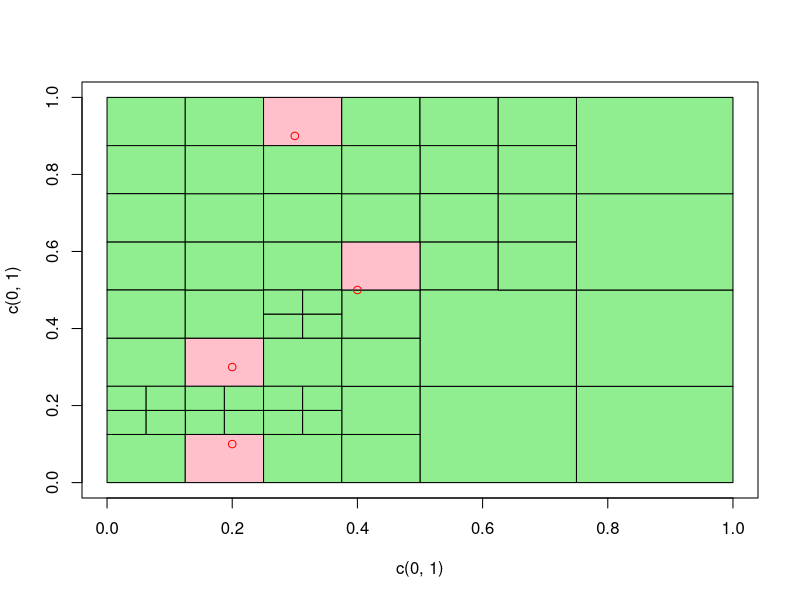

Generate this figure with R:
whitneySquare <- setClass("whitneySquare",
    slots = c(
        x = "numeric",
        y = "numeric",
        w = "numeric"
    )
)

setValidity("whitneySquare", function(object) {
    if (length(object@x) != length(object@y)) {
        return("Numbers of x and y data are mismatched")
    } else if (length(object@x) != length(object@w)) {
        return("Numbers of x and w data are mismatched")
    }
    return(TRUE)
})

setMethod("initialize", "whitneySquare",
    function(.Object, x = numeric(0), y = numeric(0), w = numeric(0)) {
        .Object@x <- x
        .Object@y <- y
        .Object@w <- w

        validObject(.Object)
        return(.Object)
    }
)

setMethod("length", "whitneySquare", function(x) length(x@x))

setMethod("append", signature(x = "whitneySquare", values = "whitneySquare"), function(x, values, after = length(x)) {
    return(whitneySquare(append(x@x, values@x, after), append(x@y, values@y, after), append(x@w, values@w, after)))
})

setMethod("[", "whitneySquare", function(x,i,...) whitneySquare(x@x[i], x@y[i], x@w[i]))
setMethod("[<-", "whitneySquare", function(x,i,...,value) {
    x@x[i] <- value@x
    x@y[i] <- value@y
    x@w[i] <- value@w
    return(x)
})

setMethod(">", signature(e1 = "whitneySquare", e2 = "whitneySquare"), function(e1, e2) {
    result <- rep(FALSE, max(length(e1), length(e2)))

    result[e1@y > e2@y] <- TRUE
    result[e1@y < e2@y] <- FALSE

    I <- e1@y == e2@y
    result[I] <- (e1@x > e2@x)[I]

    return(result)
})

setMethod("<", signature(e1 = "whitneySquare", e2 = "whitneySquare"), function(e1, e2) {
    result <- rep(FALSE, max(length(e1), length(e2)))

    result[e1@y < e2@y] <- TRUE
    result[e1@y > e2@y] <- FALSE

    I <- e1@y == e2@y
    result[I] <- (e1@x < e2@x)[I]

    return(result)
})

bisect.whitney <- function(square) {
    square@w <- c(square@w %*% t(c(1,1,1,1)/2))

    square@x <- c(square@x %*% t(c(1,1,1,1))) + square@w * c(0,1,0,1)
    square@y <- c(square@y %*% t(c(1,1,1,1))) + square@w * c(0,0,1,1)

    return(square)
}

whitneyDecomposition <- setClass("whitneyDecomposition",
    slots = c(
        squares = "whitneySquare",
        order = "numeric",
        root = "numeric",
        nodes = "matrix",
        children = "matrix"
    )
)
# setValidity("whitneyDecomposition", function(object) {
#     rownames(object@nodes) <- NULL
#     rownames(object@children) <- NULL

#     if (any(object@nodes[,1]==0)) {
#         print("Found error 1")
#         print(object)
#         return("Error 1")
#     }
#     print("Validity passed")
#     print(object)
#     return(TRUE)
# })

setMethod("initialize", "whitneyDecomposition",
    function(.Object) {
        .Object@squares <- whitneySquare()
        .Object@order <- 5
        .Object@root <- 0
        .Object@nodes <- matrix(nrow = 0, ncol = .Object@order-1)
        .Object@children <- matrix(nrow = 0, ncol = .Object@order)

        # validObject(.Object)
        return(.Object)
    }
)

insert.whitney <- function(decomposition, squares) {
    lastIndex <- length(decomposition@squares)
    decomposition@squares <- append(decomposition@squares, squares)

    order <- decomposition@order

    for (squareIndex in seq_len(length(squares))) {
        n <- decomposition@root
        key <- lastIndex + squareIndex

        if (n == 0) {
            decomposition@nodes <- rbind(decomposition@nodes, c(key, rep(0, order - 2)))
            decomposition@children <- rbind(decomposition@children, rep(0, order))
            decomposition@root <- nrow(decomposition@nodes)
            next
        }

        nodePath <- c()
        insertPath <- c()

        lastNotFull <- 0

        while (TRUE) {
            s <- decomposition@nodes[n,]
            i <- sum(decomposition@squares[s[s != 0]] < squares[squareIndex], na.rm=TRUE)
            notFull <- any(s == 0)

            nodePath <- c(nodePath, n)
            insertPath <- c(insertPath, i)
            
            if (notFull) lastNotFull <- length(nodePath)
            
            if (decomposition@children[n,1] == 0) {
                if (notFull) {
                    decomposition@nodes[n,] <- append(s[1:(order-2)], key, i)
                    lastNotFull <- NULL
                }
                break
            } else {
                n <- decomposition@children[n,i+1]
            }
        }

        if (!is.null(lastNotFull)) {
            medium <- ceiling(order/2)
            hold <- key
            holdChild <- 0

            for (level in length(nodePath):lastNotFull) {
                n <- nodePath[level]
                i <- insertPath[level]

                if (level != lastNotFull) {
                    extendedNode <- append(decomposition@nodes[n,], hold, i)
                    extendedChildren <- append(decomposition@children[n,], holdChild, i+1)

                    decomposition@nodes[n,] <- c(extendedNode[1:(medium-1)], rep(0, order-medium))
                    decomposition@children[n,] <- c(extendedChildren[1:medium], rep(0, order-medium))

                    newNode <- extendedNode[(medium+1):order]
                    newNode <- c(newNode, rep(0, medium - 1))
                    newChildren <- extendedChildren[(medium+1):(order+1)]
                    newChildren <- c(newChildren, rep(0, medium - 1))

                    decomposition@nodes <- rbind(decomposition@nodes, newNode)
                    decomposition@children <- rbind(decomposition@children, newChildren)

                    hold <- extendedNode[medium]
                    holdChild <- nrow(decomposition@nodes)
                } else if (level == 0) {
                    newNode <- c(hold, rep(0, order - 2))
                    newChildren <- c(decomposition@root, holdChild, rep(0, order - 2))

                    decomposition@nodes <- rbind(decomposition@nodes, newNode)
                    decomposition@children <- rbind(decomposition@children, newChildren)

                    decomposition@root <- nrow(decomposition@nodes)
                } else {
                    decomposition@nodes[n,] <- append(decomposition@nodes[n,-(order-1)], hold, i)
                    decomposition@children[n,] <- append(decomposition@children[n,-order], holdChild, i+1)
                }
            }
        }
    }

    rownames(decomposition@nodes) <- NULL
    rownames(decomposition@children) <- NULL

    return(decomposition)
}

partition.whitney <- function(x, y) {
    result <- insert.whitney(whitneyDecomposition(), whitneySquare(0,0,1))

    q <- 1
    queue <- c(1)

    while (q <= length(queue)) {
        # if (q > 65536) {
        #     print("Exceeds limit")
        #     break
        # }
        i <- queue[q]

        squarex <- result@squares@x[i]
        squarey <- result@squares@y[i]
        squarew <- result@squares@w[i]

        count <- sum((squarex - squarew <= x & x < squarex + 2 * squarew) & (squarey - squarew <= y & y < squarey + 2 * squarew))

        if (count > 1) {
            bisection <- bisect.whitney(result@squares[i])
            result@squares[i] <- bisection[1]

            result <- insert.whitney(result, bisection[2:4])
            queue <- c(queue, i, (length(result@squares)-2):length(result@squares))
        }
        q <- q + 1
    }

    return(result)
}

rect.whitney <- function(decomposition, x, y) {
    for (i in seq_len(length(decomposition@squares))) {
        square <- decomposition@squares[i]

        hasPoint <- any((square@x <= x & x < square@x + square@w) & (square@y <= y & y < square@y + square@w))
        col <- ifelse(hasPoint, "pink", "lightgreen")

        rect(square@x, square@y, square@x + square@w, square@y + square@w, col = col)
    }

    points(x, y, col = "red")
}

search.whiteney <- function(decomposition, x, y) {
    result <- whitneySquare()

    for (i in seq_len(length(x))) {
        n <- decomposition@root
        searching <- TRUE
        while (searching) {
            if (n == 0) {
                result <- append(result, whitneySquare(NaN, NaN, NaN))
            }

            nodes <- decomposition@nodes[n, ]
            count <- sum(nodes != 0)
            notFound <- TRUE

            for (j in seq_len(count)) {
                square <- decomposition@squares[nodes[j]]
                if (y[i] < square@y) {
                    n <- decomposition@children[n, j]
                    notFound <- FALSE
                    break
                } else if (y[i] < square@y + square@w) {
                    if (x[i] < square@x) {
                        n <- decomposition@children[n, j]
                        notFound <- FALSE
                        break
                    } else if (x[i] < square@x + square@w) {
                        result <- append(result, square)
                        notFound <- FALSE
                        searching <- FALSE
                        break
                    }
                }
            }

            if (notFound) {
                n <- decomposition@children[n, count+1]
            }
        }
    }

    return(result)
}

x <- c(0.2,0.2,0.4,0.3)
y <- c(0.3,0.1,0.5,0.9)

W <- partition.whitney(x, y)

plot(c(0,1), c(0,1), type = "n")
rect.whitney(W, x, y)